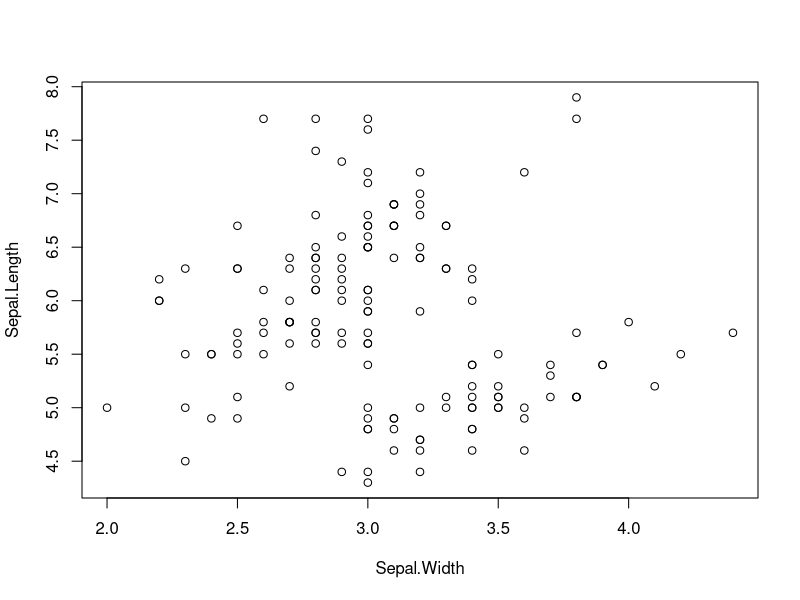
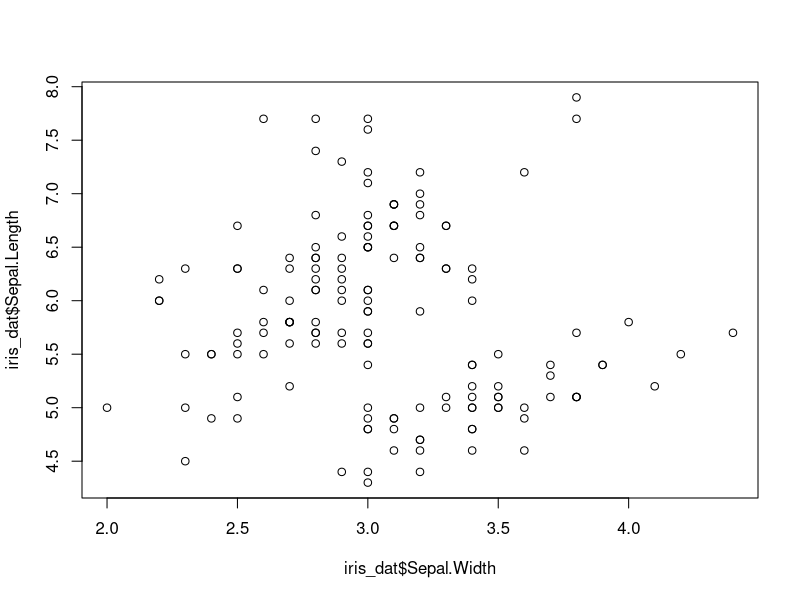
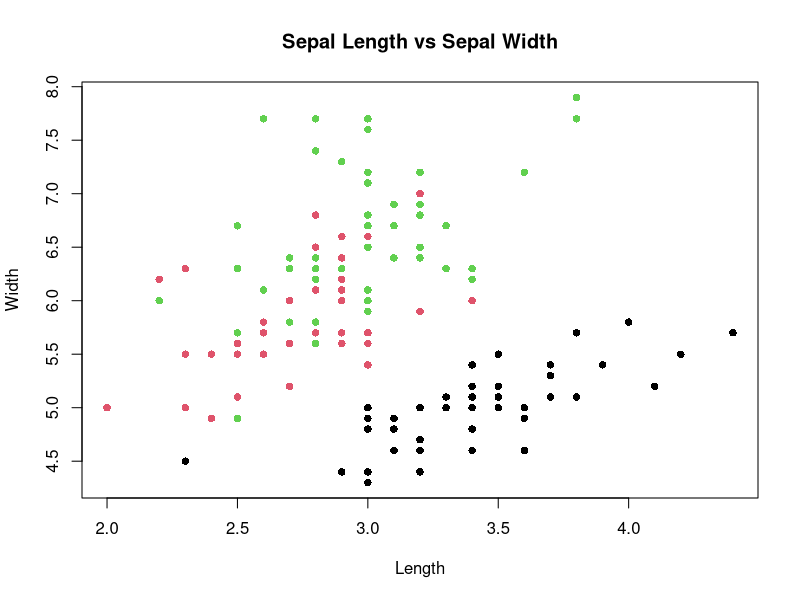
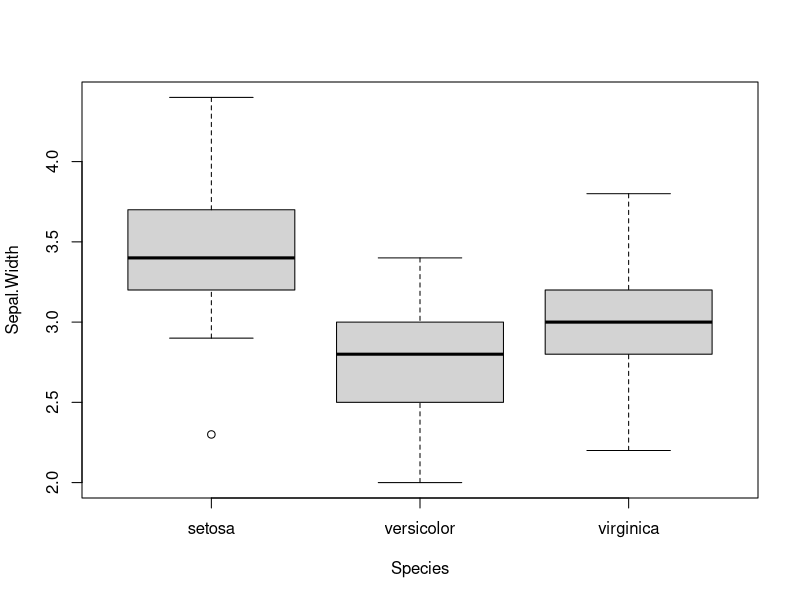
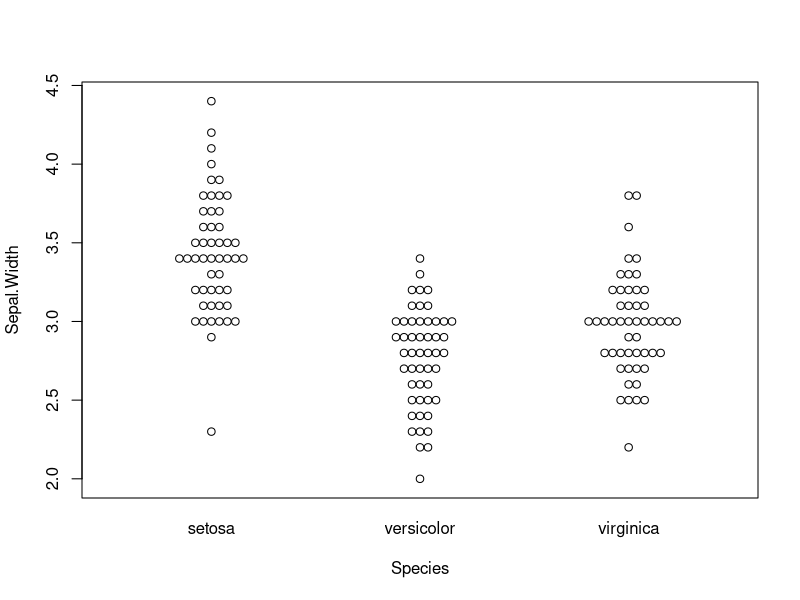
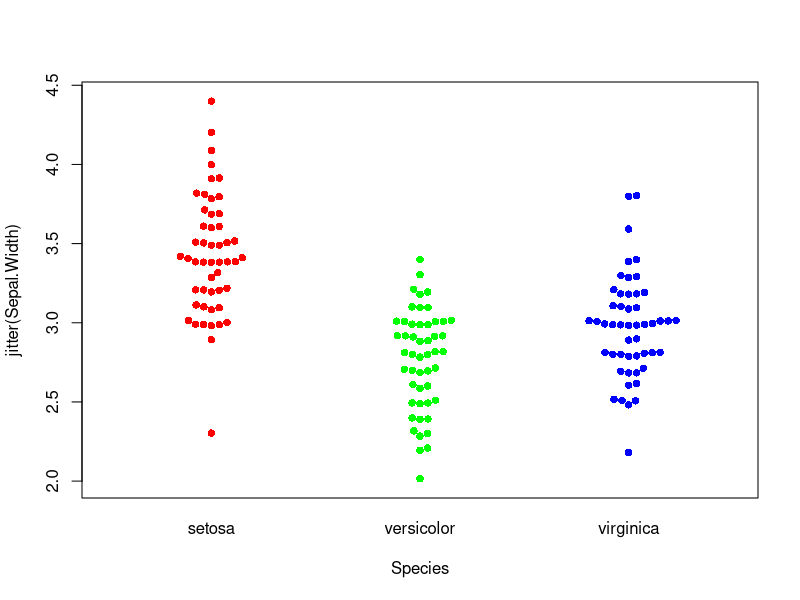
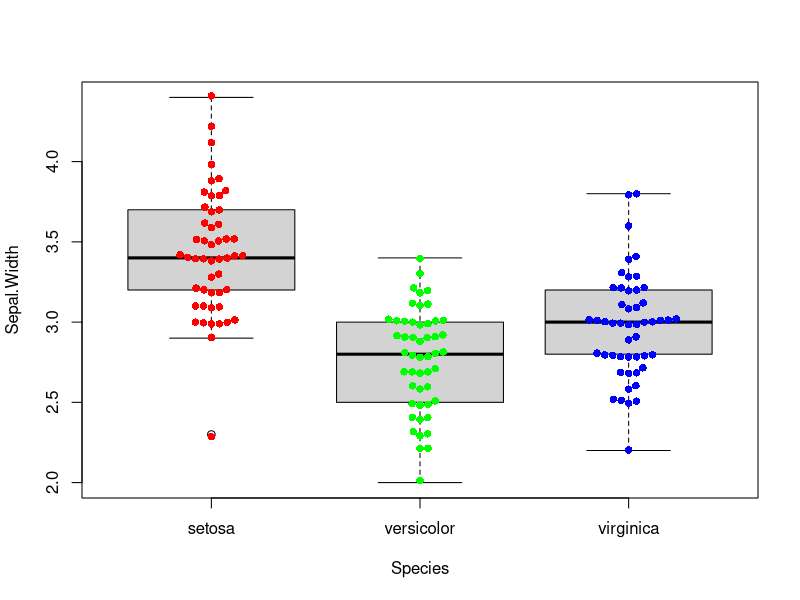

These charts were generated, in order, by the following R code:
## ---- chunk 1
print("Hello")
## ---- chunk 2
some_number <- 5
some_number + 3
some_other_number <- some_number ^ 3
some_other_number
## ---- chunk 3
ls()
## ---- chunk 4
typeof(some_number)
## ---- chunk 5
some_text <- "5" 
typeof(some_text)
## ---- chunk 6
some_number + 5 
## ---- chunk 7
as.numeric(some_text) + 5
## ---- chunk 8
my_vector <- c(1,3,5,6,7,8)
## ---- chunk 9
my_vector^3
## ---- chunk 10
c(my_vector, my_vector^3, my_vector^4)
## ---- chunk 11
my_vector[3]
## ---- chunk 12
my_vector[c(1,3,5)]
## ---- chunk 13
my_vector[2:4]
## ---- chunk 14
data(esoph)
head(esoph)
## ---- chunk 15
head(esoph$agegp)     # column
head(esoph[,'agegp']) # column using []
## ---- chunk 16
esoph[2,]             # row
esoph[2,'agegp']      # Single value
esoph[2,1]            # Single value using numbers
## ---- chunk 17
summary(esoph[,3:5])
## ---- chunk 18
data(iris)
iris_dat <- iris
plot(Sepal.Length~Sepal.Width, data=iris_dat)
## ---- chunk 19
plot(iris_dat$Sepal.Width, iris_dat$Sepal.Length)
## ---- chunk 20
plot(iris_dat$Sepal.Width, iris_dat$Sepal.Length, 
	pch=16, 
	col=iris$Species, 
	main='Sepal Length vs Sepal Width',
	xlab='Length',
	ylab='Width')
	
## ---- chunk 21
boxplot(Sepal.Width~Species, data=iris_dat)
## ---- chunk 22
library(beeswarm)
beeswarm(Sepal.Width~Species, data=iris_dat)
## ---- chunk 23
beeswarm(jitter(Sepal.Width)~Species, data=iris_dat,
		 method='swarm',
		 col=rainbow(3),
		 pch=16)

## ---- chunk 24
boxplot(Sepal.Width~Species, data=iris_dat)
beeswarm(jitter(Sepal.Width)~Species, data=iris_dat,
		 method='swarm',
		 col=rainbow(3),
		 pch=16,
		 add=TRUE)

